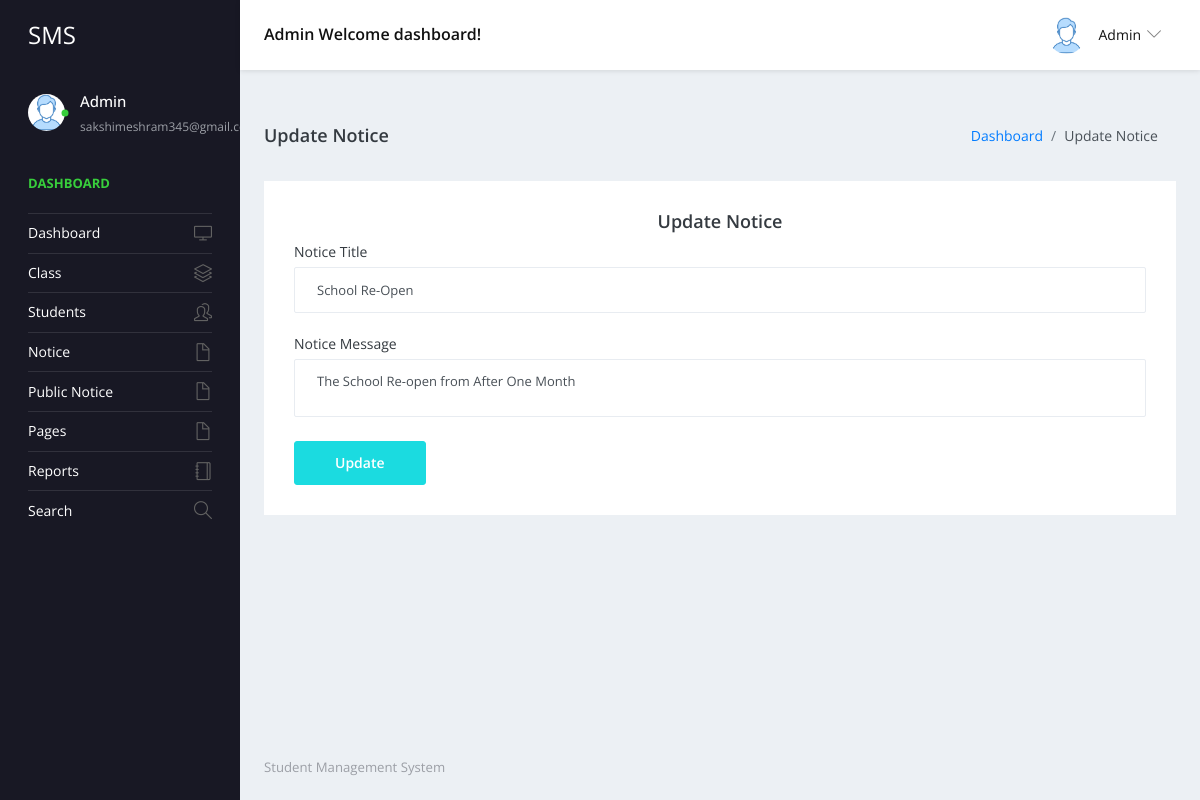
The page /studentms/admin/edit-public-notice-detail.php?editid=4 (signed in) on the database its author committed.
### tables this page shows
CREATE TABLE `tblpublicnotice` (
  `ID` int NOT NULL,
  `NoticeTitle` varchar(200) DEFAULT NULL,
  `NoticeMessage` mediumtext,
  `CreationDate` timestamp NULL DEFAULT CURRENT_TIMESTAMP
);

### studentms/admin/edit-public-notice-detail.php (the view, shortened to what this page needs)
<?php
include('includes/dbconnection.php');
if (strlen($_SESSION['sturecmsaid']==0)) {
  header('location:logout.php');
  } else{
  ?>
<!DOCTYPE html>
<html lang="en">
  <head>
    <link rel="stylesheet" href="vendors/simple-line-icons/css/simple-line-icons.css">
    <link rel="stylesheet" href="vendors/flag-icon-css/css/flag-icon.min.css">
    <link rel="stylesheet" href="vendors/css/vendor.bundle.base.css">
    <link rel="stylesheet" href="vendors/select2/select2.min.css">
    <link rel="stylesheet" href="vendors/select2-bootstrap-theme/select2-bootstrap.min.css">
    <link rel="stylesheet" href="css/style.css" />
  </head>
  <body>
    <div class="container-scroller">
     <?php include_once('includes/header.php');?>
      <div class="container-fluid page-body-wrapper">
      <?php include_once('includes/sidebar.php');?>
        <div class="main-panel">
          <div class="content-wrapper">
            <div class="page-header">
              <h3 class="page-title">Update Notice </h3>
              <nav aria-label="breadcrumb">
                <ol class="breadcrumb">
                  <li class="breadcrumb-item"><a href="dashboard.php">Dashboard</a></li>
                  <li class="breadcrumb-item active" aria-current="page"> Update Notice</li>
                </ol>
              </nav>
            </div>
            <div class="row">
              <div class="col-12 grid-margin stretch-card">
                <div class="card">
                  <div class="card-body">
                    <h4 class="card-title" style="text-align: center;">Update Notice</h4>
                    <form class="forms-sample" method="post" enctype="multipart/form-data">
                      <?php
$eid=$_GET['editid'];
$sql="SELECT * from tblpublicnotice where ID=:eid";
$query = $dbh -> prepare($sql);
$query->bindParam(':eid',$eid,PDO::PARAM_STR);
$query->execute();
$results=$query->fetchAll(PDO::FETCH_OBJ);
$cnt=1;
if($query->rowCount() > 0)
{
foreach($results as $row)
{               ?>
                      <div class="form-group">
                        <label for="exampleInputName1">Notice Title</label>
                        <input type="text" name="nottitle" value="<?php  echo htmlentities($row->NoticeTitle);?>" class="form-control" required='true'>
                      </div>
                      <div class="form-group">
                        <label for="exampleInputName1">Notice Message</label>
                        <textarea name="notmsg" value="" class="form-control" required='true'><?php  echo htmlentities($row->NoticeMessage);?></textarea>
                      </div>
                   <?php $cnt=$cnt+1;}} ?>
                      <button type="submit" class="btn btn-primary mr-2" name="submit">Update</button>
                    </form>
                  </div>
                </div>
              </div>
            </div>
          </div>
         <?php include_once('includes/footer.php');?>
        </div>
      </div>
    </div>
  </body>
</html><?php }  ?>

### studentms/admin/includes/header.php (shortened to what this page needs)
 <nav class="navbar default-layout-navbar col-lg-12 col-12 p-0 fixed-top d-flex flex-row">
        <div class="navbar-brand-wrapper d-flex align-items-center">
          <a class="navbar-brand brand-logo" href="dashboard.php">
            <strong style="color: white;">SMS</strong>
          </a>
        </div><?php
         $aid= $_SESSION['sturecmsaid'];
$sql="SELECT * from tbladmin where ID=:aid";
$query = $dbh -> prepare($sql);
$query->bindParam(':aid',$aid,PDO::PARAM_STR);
$query->execute();
$results=$query->fetchAll(PDO::FETCH_OBJ);
$cnt=1;
if($query->rowCount() > 0)
{
foreach($results as $row)
{               ?>
        <div class="navbar-menu-wrapper d-flex align-items-center flex-grow-1">
          <h5 class="mb-0 font-weight-medium d-none d-lg-flex"><?php  echo htmlentities($row->AdminName);?> Welcome dashboard!</h5>
          <ul class="navbar-nav navbar-nav-right ml-auto">
            <li class="nav-item dropdown d-none d-xl-inline-flex user-dropdown">
              <a class="nav-link dropdown-toggle" id="UserDropdown" href="#" data-toggle="dropdown" aria-expanded="false">
                <img class="img-xs rounded-circle ml-2" src="images/faces/face8.jpg" alt="Profile image"> <span class="font-weight-normal"> <?php  echo htmlentities($row->AdminName);?> </span></a>
                <?php $cnt=$cnt+1;}} ?>
            </li>
          </ul>
        </div>
      </nav>

### studentms/admin/includes/sidebar.php (shortened to what this page needs)
<nav class="sidebar sidebar-offcanvas" id="sidebar">
          <ul class="nav">
            <li class="nav-item nav-profile">
              <a href="#" class="nav-link">
                <div class="profile-image">
                  <img class="img-xs rounded-circle" src="images/faces/face8.jpg" alt="profile image">
                  <div class="dot-indicator bg-success"></div>
                </div>
                <div class="text-wrapper">
                  <?php
         $aid= $_SESSION['sturecmsaid'];
$sql="SELECT * from tbladmin where ID=:aid";
$query = $dbh -> prepare($sql);
$query->bindParam(':aid',$aid,PDO::PARAM_STR);
$query->execute();
$results=$query->fetchAll(PDO::FETCH_OBJ);
$cnt=1;
if($query->rowCount() > 0)
{
foreach($results as $row)
{               ?>
                  <p class="profile-name"><?php  echo htmlentities($row->AdminName);?></p>
                  <p class="designation"><?php  echo htmlentities($row->Email);?></p><?php $cnt=$cnt+1;}} ?>
                </div>
              </a>
            </li>
            <li class="nav-item nav-category">
              <span class="nav-link">Dashboard</span>
            </li>
            <li class="nav-item">
              <a class="nav-link" href="dashboard.php">
                <span class="menu-title">Dashboard</span>
                <i class="icon-screen-desktop menu-icon"></i>
              </a>
            </li>
            <li class="nav-item">
              <a class="nav-link" data-toggle="collapse" href="#ui-basic" aria-expanded="false" aria-controls="ui-basic">
                <span class="menu-title">Class</span>
                <i class="icon-layers menu-icon"></i>
              </a>
            </li>
            <li class="nav-item">
              <a class="nav-link" data-toggle="collapse" href="#ui-basic1" aria-expanded="false" aria-controls="ui-basic1">
                <span class="menu-title">Students</span>
                <i class="icon-people menu-icon"></i>
              </a>
            </li>
            <li class="nav-item">
              <a class="nav-link" data-toggle="collapse" href="#auth" aria-expanded="false" aria-controls="auth">
                <span class="menu-title">Notice</span>
                <i class="icon-doc menu-icon"></i>
              </a>
            </li>
            <li class="nav-item">
              <a class="nav-link" data-toggle="collapse" href="#auth1" aria-expanded="false" aria-controls="auth">
                <span class="menu-title">Public Notice</span>
                <i class="icon-doc menu-icon"></i>
              </a>
              <li class="nav-item">
              <a class="nav-link" data-toggle="collapse" href="#auth2" aria-expanded="false" aria-controls="auth">
                <span class="menu-title">Pages</span>
                <i class="icon-doc menu-icon"></i>
              </a>
            </li>
              <li class="nav-item">
              <a class="nav-link" href="between-dates-reports.php">
                <span class="menu-title">Reports</span>
                <i class="icon-notebook menu-icon"></i>
              </a>
            </li>
            <li class="nav-item">
              <a class="nav-link" href="search.php">
                <span class="menu-title">Search</span>
                <i class="icon-magnifier menu-icon"></i>
              </a>
            </li>
            </li>
          </ul>
        </nav>

### rows shown on the page
tblpublicnotice: nottitle "School Re-Open", notmsg "The School Re-open from After One Month"

### other values the page prints
$row->AdminName "Admin"
